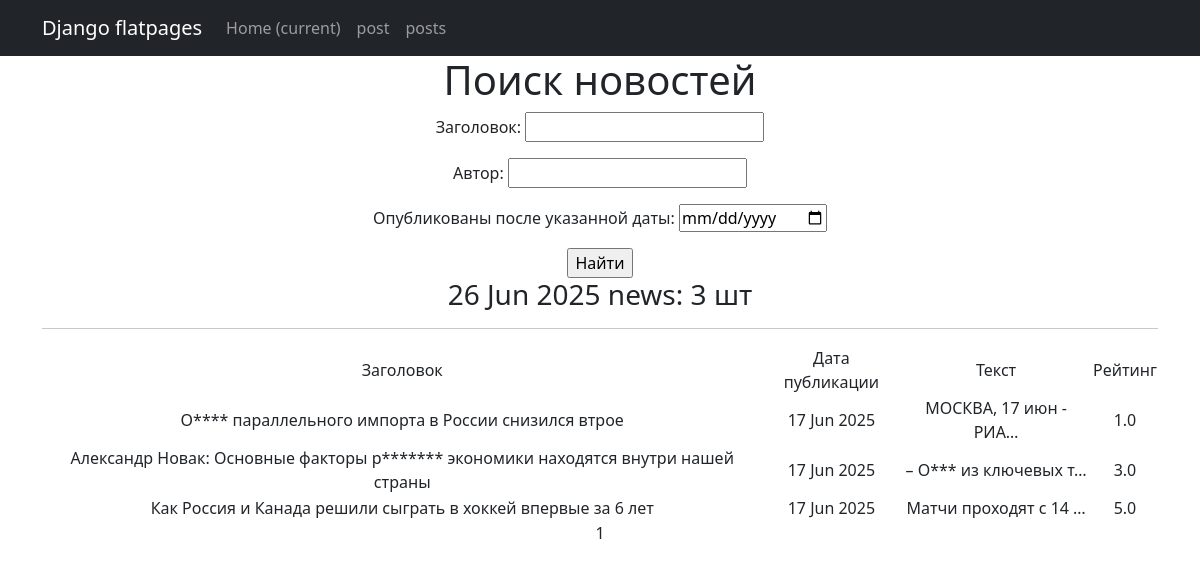
Page /news/search/ on the earlier database version.
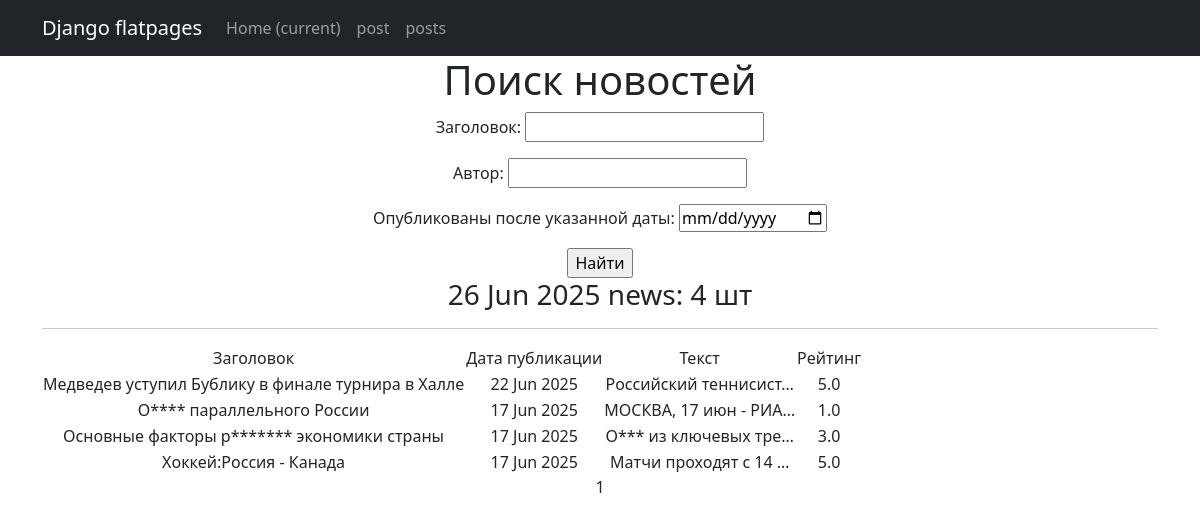
Same page on the later database version.
### news/models.py (models this page shows, shortened)
class Post(models.Model):
    author = models.ForeignKey(Author, on_delete=models.CASCADE)
    article = models.BooleanField(default=False)
    time_in = models.DateTimeField(auto_now_add=True)
    category = models.ManyToManyField(Category, through='PostCategory')
    heading = models.CharField(max_length=255, unique=True)
    text = models.TextField()
    rating_post = models.FloatField(default=0.0)

### news/views.py (the view)
# urls.py: path('news/search/', PostSearch.as_view(), name = 'post_search'),
class PostSearch(ListView):
    model = Post
    ordering = '-time_in'
    template_name = 'news_search.html'
    context_object_name = 'posts'
    paginate_by = 10
    def get_context_data(self, **kwargs):
        context = super().get_context_data(**kwargs)
        context['time_now'] = datetime.utcnow()
        context['next_sale'] = None
        context['filterset'] = self.filterset
        return context
    def get_queryset(self):
        queryset = super().get_queryset()
        self.filterset = PostFilter(self.request.GET, queryset)
        return self.filterset.qs

### news/templatetags/custom_filters.py (called while the page is built)
@register.filter()
def censor(value):
   if not  isinstance(value, str):
      raise FilterException("Фильтр применяется только к строке")
   for word in OBSCENE_WORDS:
       word_low = word.title()
       value = value.replace(word,word[0]+ '*' * (len(word) - 1))
       value = value.replace(word_low, word_low[0] + '*' * (len(word) - 1))
   return value

### news/templatetags/custom_tags.py (called while the page is built)
@register.simple_tag()
def current_time(format_string='%b %d %Y'):
   return datetime.utcnow().strftime(format_string)

### templates/news_search.html (shortened to what this page needs)
{% extends 'flatpages/default.html' %}
{% load custom_filters %}
{% load custom_tags %}
{% block content %}
   <h1>Поиск новостей</h1>
  <form action="" method="get">
       {{ filterset.form.as_p }}
      <input type="submit" value="Найти" />
   </form>
   <h3>{% current_time '%d %b  %Y' %}  news: {{posts|length}} шт</h3>
   <hr>
   {% if posts %}
       <table>
           <tr>
               <td>Заголовок</td>
               <td>Дата публикации</td>
               <td>Текст</td>
               <td>Рейтинг</td>
           </tr>
           {% for post in posts %}
           <tr>
               <td>{{ post.heading |censor}}</td>
               <td>{{ post.time_in|date:'d M Y'}}</td>
               <td>{{ post.text|truncatechars:21|censor }}</td>
               <td>{{ post.rating_post }}</td>
           </tr>
           {% endfor %}
       </table>
   {% else %}
       <h2>Новостей нет!</h2>
   {% endif %}
   {{ page_obj.number }}
{% endblock content %}

### templates/flatpages/default.html (shortened to what this page needs)
<!DOCTYPE html>
<html lang="en">
    <head>
        {% load static %}
        <link href="{% static 'css/styles.css' %}" rel="stylesheet" />
    </head>
    <body>
        <nav class="navbar navbar-expand-lg navbar-dark bg-dark static-top">
   <div class="container">
       <a class="navbar-brand" href="#">Django flatpages</a>
       <div class="collapse navbar-collapse" id="navbarResponsive">
           <ul class="navbar-nav ml-auto">
               <li class="nav-item active">
                   <a class="nav-link" href="#">Home
                       <span class="sr-only">(current)</span>
                   </a>
               </li>
               <li class="nav-item">
                   <a class="nav-link" href="/news/1">post</a>
               </li>
               <li class="nav-item">
                   <a class="nav-link" href="/news/">posts</a>
               </li>
           </ul>
       </div>
   </div>
</nav>
       <div class="container">
                 <div class="row">
                     <div class="col-lg-12 text-center">
                         {% block content %}{% endblock content %}
                     </div>
                 </div>
              </div>
    </body>
</html>

Differences in the rows shown:
added Post: heading|censor "Медведев уступил Бублику в финале турнира в Халле", time_in "22 Jun 2025", text|censor "Российский теннисист…", rating_post "5.0"
changed Post "МОСКВА, 17 июн - РИА…": heading|censor "О**** параллельного импорта в России снизился втрое" → "О**** параллельного России"
changed Post: heading|censor "Александр Новак: Основные факторы р******* экономики находятся внутри нашей страны" → "Основные факторы р******* экономики страны"; text|censor "– О*** из ключевых т…" → "О*** из ключевых тре…"
changed Post "Матчи проходят с 14 …": heading|censor "Как Россия и Канада решили сыграть в хоккей впервые за 6 лет" → "Хоккей:Россия - Канада"
Other differences:
{{ posts|length }}: "3" → "4"
